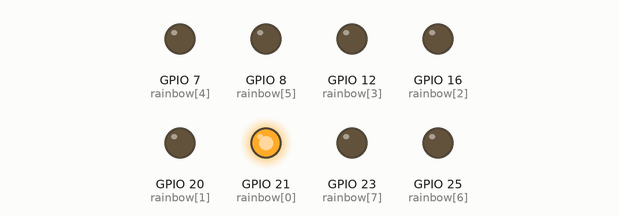
The program below on a simulated Raspberry Pi (BCM pin numbers). On the bench: output pins drawn as LEDs (lit = HIGH). What the program prints to the terminal is not drawn.

Above: at 0.5 s.
At 2.5 s:
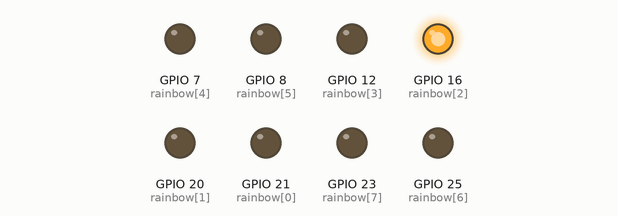
At 3.5 s:
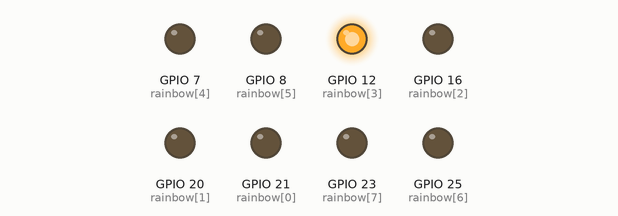
At 4.5 s:
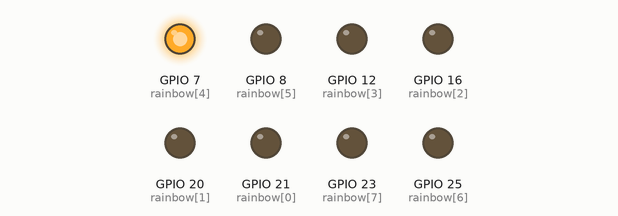
At 6.5 s:
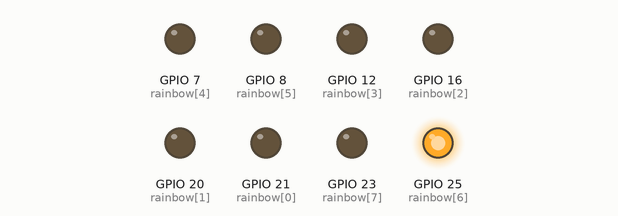
At 9.5 s:
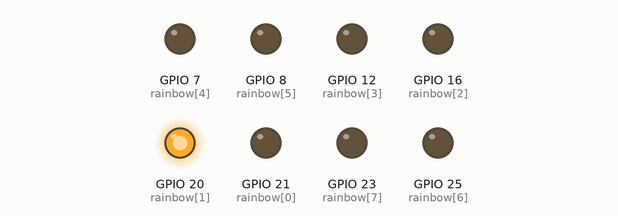
Timing chart, 0 to 10.4 s (numbered marks = the images above):
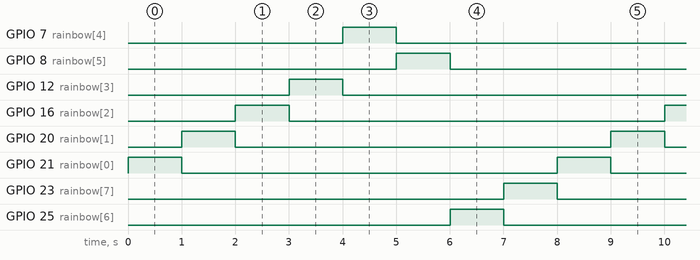

The program:

gpiozero_LEDBoard_advanced_1.py
```python
#!/usr/bin/python3
##############################################################################################
# The rainbow is a reminder of God's promise.                                                #
#                                                                                            #
# And God said, "This is the sign of the covenant I am making between me and you and         #
# every living creature with you, a covenant for all generations to come: I have set         #
# my rainbow in the clouds, and it will be the sign of the covenant between me and the       #
# earth. Whenever I bring clouds over the earth and the rainbow appears in the clouds,       #
# I will remember my covenant between me and you and all living creatures of every kind.     #
# Never again will the waters become a flood to destroy all life.                            #
#                                                                                            #
##############################################################################################
from gpiozero import LEDBoard
from signal import pause
from time import sleep

rainbow = LEDBoard(21, 20, 16, 12, 7, 8, 25, 23)
sleep_speed = 1

print("Press Crtl-C to stop the program.")
while True:
	try:
		for color in rainbow:
			color.on()
			sleep(sleep_speed)
			color.off()
	except KeyboardInterrupt:
		print("Stopping program.\n")
		rainbow.close()
		exit()
```

Measured:
- by itself, GPIO 7 (rainbow[4]), GPIO 8 (rainbow[5]), GPIO 12 (rainbow[3]), GPIO 16 (rainbow[2]), GPIO 20 (rainbow[1]), GPIO 21 (rainbow[0]), GPIO 23 (rainbow[7]), GPIO 25 (rainbow[6]): alternates HIGH for 1.0 s and LOW for 7.0 s
- by itself, everything shown: repeats every 8.0 s, in 8 steps
